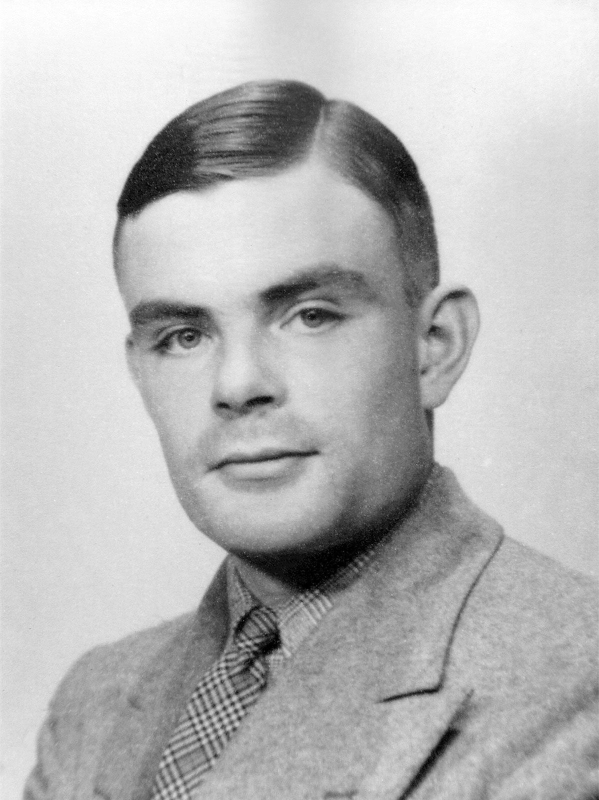
#> input picture application/sample_images/image_1.jpg, 1198 x 1600 px (shown at 1/2 size)
$ python -i utils.py   (imports and definitions only)
#> lines starting #> are read from the running program, lines starting #| are printed output that depends on the picture
#> further down, picture is the input picture: shape (1600, 1198, 3); min 0, max 255, mean 184
import numpy as np
import cv2
import joblib
import json


# load our artifcats
# [3 lines not run here, left out]


def read_image(uploaded_file):
        file_bytes = np.asarray(bytearray(uploaded_file.read()), dtype=np.uint8)
        image = cv2.imdecode(file_bytes, 1)
        return image


def preprocess_image(image):
    face_cascade = cv2.CascadeClassifier('application/artifacts/haarcascade_frontalface_default.xml')
    eye_cascade = cv2.CascadeClassifier('application/artifacts/haarcascade_eye.xml')

    gray = cv2.cvtColor(image, cv2.COLOR_BGR2GRAY)
    faces = face_cascade.detectMultiScale(gray, 1.3, 5)
#> faces = [[101, 336, 776, 776]]

    cropped_faces = []
    for (x,y,w,h) in faces:
        roi_gray = gray[y:y+h, x:x+w]
        roi_color = image[y:y+h, x:x+w]
        eyes = eye_cascade.detectMultiScale(roi_gray)
        if len(eyes) >= 2:
            cropped_faces.append(roi_color)
#> this loop made 1 pass
#> pass 1, in preprocess_image, `roi_gray = gray[y:y+h, x:x+w]`:
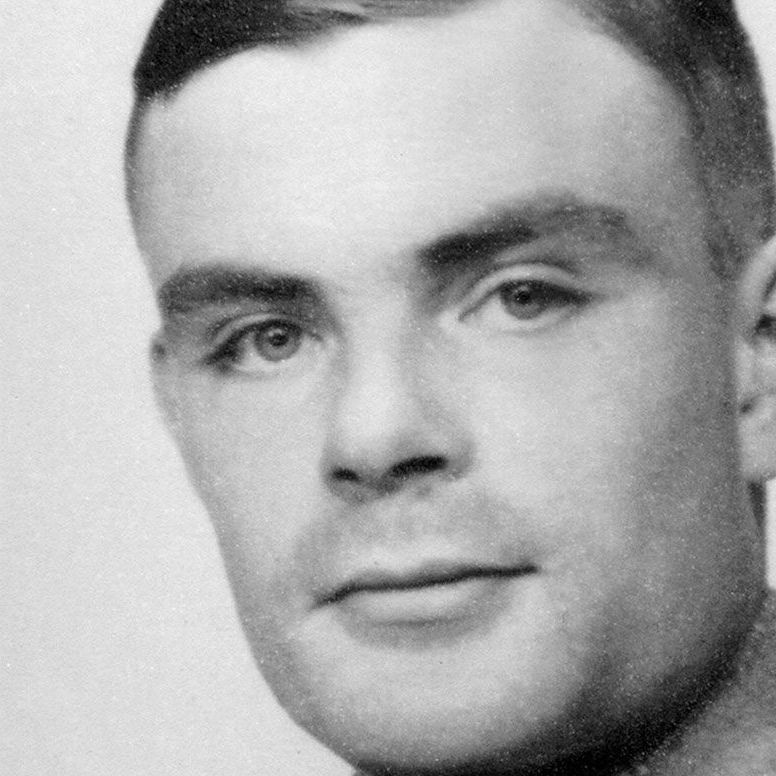
#> roi_gray: shape (776, 776); min 0, max 255, mean 171.7
#> after the loop, cropped_faces = 1 item

    X = []
    for face_image in cropped_faces:
        IMAGE_SIZE = (64, 64)
        # Resize image
        resized_image = cv2.resize(face_image, IMAGE_SIZE)
        # reshape for the model
        X.append(resized_image)
#> this loop made 1 pass
#> IMAGE_SIZE on pass 1: (64, 64)
#> pass 1, in preprocess_image, `resized_image = cv2.resize(face_image, IMAGE_SIZE)`:
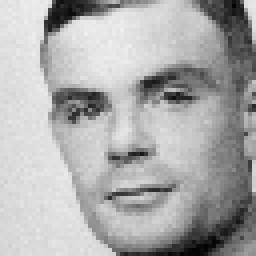
#> resized_image: shape (64, 64, 3) (shown 4 times larger); min 2, max 239, mean 171.5
#> after the loop, X = 1 item

    X = np.array(X).reshape(len(X), 64*64*3).astype(float)
    if len(X) < 2:
        X = X.reshape(1, -1)
    return X

def predict(X):
    y = __model.predict(X)[0]
    y_class = list(__class_dict.keys())[y]
    y_probability = np.around(__model.predict_proba(X)*100,2).tolist()[0]
    return y_class, y_probability[y]

>>> import cv2
>>> picture = cv2.imread('sample_images/image_1.jpg')
>>> result = preprocess_image(picture)

$ run again, on application/sample_images/image_4.jpg
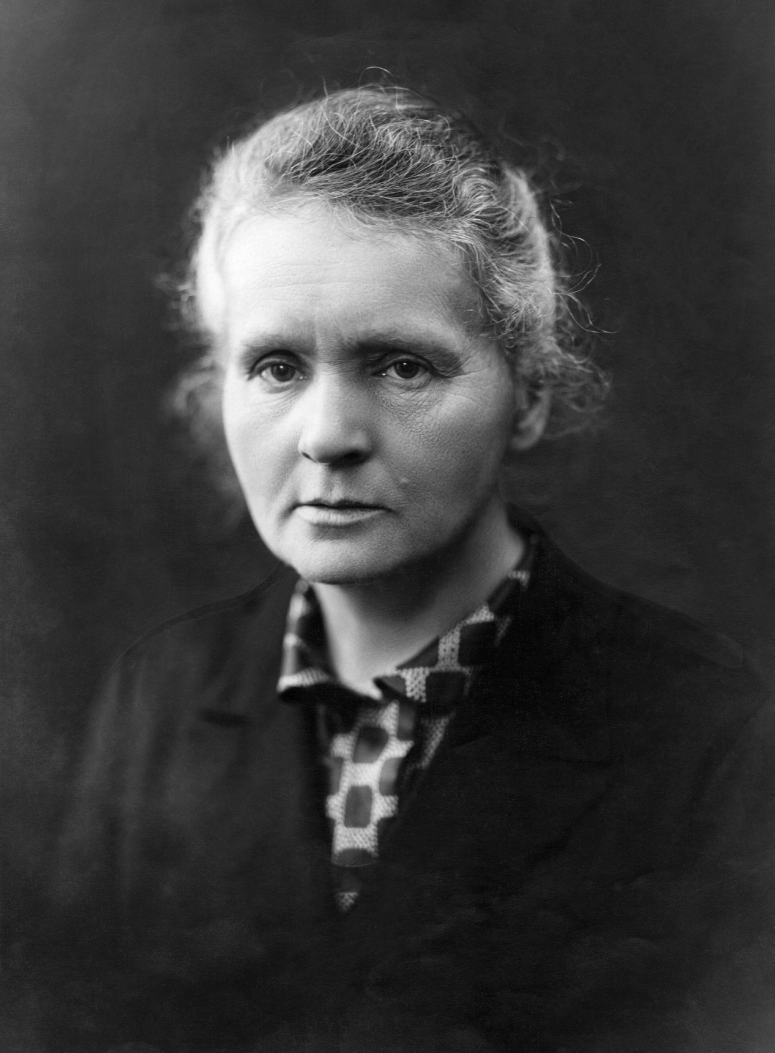
#> input picture application/sample_images/image_4.jpg, 1549 x 2105 px (shown at 1/2 size)
#> picture is the input picture: shape (2105, 1549, 3); min 0, max 255, mean 59.3
#> faces = [[324, 464, 696, 696]]
#> the loop in preprocess_image, `for (x,y,w,h) in faces:` made 1 pass
#> pass 1, in preprocess_image, `roi_gray = gray[y:y+h, x:x+w]`:
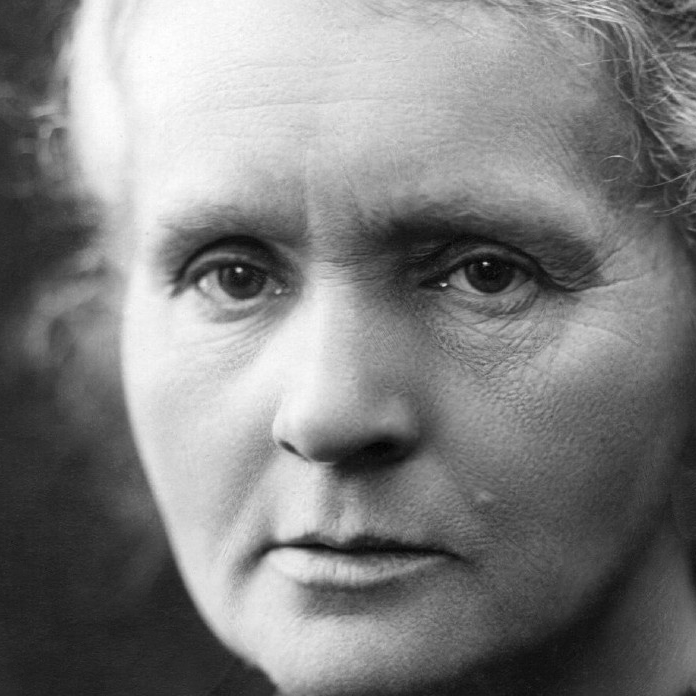
#> roi_gray: shape (696, 696); min 0, max 255, mean 128
#> after the loop in preprocess_image, `for (x,y,w,h) in faces:`: cropped_faces = 1 item
#> the loop in preprocess_image, `for face_image in cropped_faces:` made 1 pass
#> IMAGE_SIZE on pass 1: (64, 64)
#> pass 1, in preprocess_image, `resized_image = cv2.resize(face_image, IMAGE_SIZE)`:
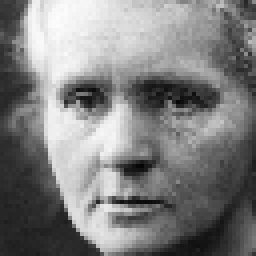
#> resized_image: shape (64, 64, 3) (shown 4 times larger); min 5, max 253, mean 127.9
